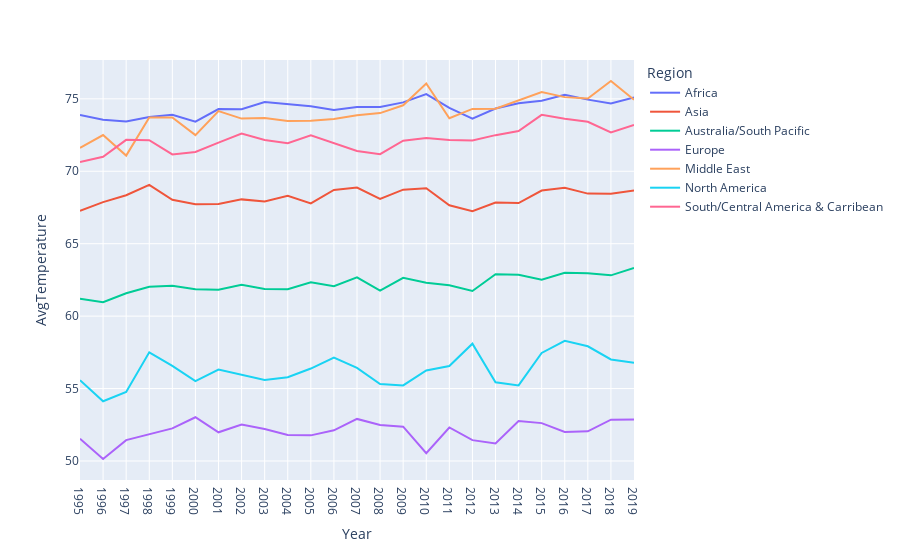

This figure's notebook cell:
### Code cell
fig = px.line(region_agg, 'Year', 'AvgTemperature', color='Region')
fig.update_xaxes(dtick = 'Year')
fig.show();

### Figure 1 — Plotly figure (JSON) as saved in the notebook; plotly's stock layout.template omitted (floating-point values rounded to 4 significant figures)
{"data": [{"hovertemplate": "Region=Africa<br>Year=%{x}<br>AvgTemperature=%{y}<extra></extra>", "legendgroup": "Africa", "line": {"color": "#636efa", "dash": "solid"}, "mode": "lines", "name": "Africa", "orientation": "v", "showlegend": true, "type": "scatter", "x": [1995, 1996, 1997, 1998, 1999, 2000, 2001, 2002, 2003, 2004, 2005, 2006, 2007, 2008, 2009, 2010, 2011, 2012, 2013, 2014, 2015, 2016, 2017, 2018, 2019], "xaxis": "x", "y": [73.89, 73.55, 73.44, 73.75, 73.89, 73.42, 74.3, 74.29, 74.78, 74.64, 74.49, 74.23, 74.43, 74.44, 74.75, 75.33, 74.38, 73.63, 74.33, 74.7, 74.87, 75.28, 74.95, 74.68, 75.09], "yaxis": "y"}, {"hovertemplate": "Region=Asia<br>Year=%{x}<br>AvgTemperature=%{y}<extra></extra>", "legendgroup": "Asia", "line": {"color": "#EF553B", "dash": "solid"}, "mode": "lines", "name": "Asia", "orientation": "v", "showlegend": true, "type": "scatter", "x": [1995, 1996, 1997, 1998, 1999, 2000, 2001, 2002, 2003, 2004, 2005, 2006, 2007, 2008, 2009, 2010, 2011, 2012, 2013, 2014, 2015, 2016, 2017, 2018, 2019], "xaxis": "x", "y": [67.26, 67.87, 68.35, 69.06, 68.03, 67.72, 67.74, 68.06, 67.91, 68.31, 67.78, 68.71, 68.87, 68.09, 68.73, 68.82, 67.65, 67.24, 67.84, 67.81, 68.67, 68.85, 68.46, 68.46, 68.67], "yaxis": "y"}, {"hovertemplate": "Region=Australia/South Pacific<br>Year=%{x}<br>AvgTemperature=%{y}<extra></extra>", "legendgroup": "Australia/South Pacific", "line": {"color": "#00cc96", "dash": "solid"}, "mode": "lines", "name": "Australia/South Pacific", "orientation": "v", "showlegend": true, "type": "scatter", "x": [1995, 1996, 1997, 1998, 1999, 2000, 2001, 2002, 2003, 2004, 2005, 2006, 2007, 2008, 2009, 2010, 2011, 2012, 2013, 2014, 2015, 2016, 2017, 2018, 2019], "xaxis": "x", "y": [61.2, 60.96, 61.58, 62.03, 62.1, 61.86, 61.82, 62.17, 61.88, 61.86, 62.34, 62.07, 62.68, 61.76, 62.65, 62.3, 62.13, 61.74, 62.89, 62.85, 62.51, 62.99, 62.97, 62.82, 63.32], "yaxis": "y"}, {"hovertemplate": "Region=Europe<br>Year=%{x}<br>AvgTemperature=%{y}<extra></extra>", "legendgroup": "Europe", "line": {"color": "#ab63fa", "dash": "solid"}, "mode": "lines", "name": "Europe", "orientation": "v", "showlegend": true, "type": "scatter", "x": [1995, 1996, 1997, 1998, 1999, 2000, 2001, 2002, 2003, 2004, 2005, 2006, 2007, 2008, 2009, 2010, 2011, 2012, 2013, 2014, 2015, 2016, 2017, 2018, 2019], "xaxis": "x", "y": [51.54, 50.14, 51.44, 51.87, 52.25, 53.02, 51.98, 52.51, 52.21, 51.79, 51.77, 52.12, 52.91, 52.49, 52.37, 50.54, 52.32, 51.44, 51.21, 52.77, 52.62, 52.01, 52.05, 52.85, 52.86], "yaxis": "y"}, {"hovertemplate": "Region=Middle East<br>Year=%{x}<br>AvgTemperature=%{y}<extra></extra>", "legendgroup": "Middle East", "line": {"color": "#FFA15A", "dash": "solid"}, "mode": "lines", "name": "Middle East", "orientation": "v", "showlegend": true, "type": "scatter", "x": [1995, 1996, 1997, 1998, 1999, 2000, 2001, 2002, 2003, 2004, 2005, 2006, 2007, 2008, 2009, 2010, 2011, 2012, 2013, 2014, 2015, 2016, 2017, 2018, 2019], "xaxis": "x", "y": [71.61, 72.5, 71.08, 73.71, 73.71, 72.49, 74.16, 73.64, 73.67, 73.47, 73.49, 73.61, 73.86, 74.01, 74.56, 76.06, 73.66, 74.3, 74.32, 74.87, 75.47, 75.12, 75.02, 76.23, 74.93], "yaxis": "y"}, {"hovertemplate": "Region=North America<br>Year=%{x}<br>AvgTemperature=%{y}<extra></extra>", "legendgroup": "North America", "line": {"color": "#19d3f3", "dash": "solid"}, "mode": "lines", "name": "North America", "orientation": "v", "showlegend": true, "type": "scatter", "x": [1995, 1996, 1997, 1998, 1999, 2000, 2001, 2002, 2003, 2004, 2005, 2006, 2007, 2008, 2009, 2010, 2011, 2012, 2013, 2014, 2015, 2016, 2017, 2018, 2019], "xaxis": "x", "y": [55.58, 54.12, 54.76, 57.5, 56.57, 55.52, 56.31, 55.96, 55.59, 55.78, 56.38, 57.14, 56.42, 55.32, 55.22, 56.25, 56.56, 58.1, 55.43, 55.22, 57.46, 58.29, 57.92, 57.01, 56.78], "yaxis": "y"}, {"hovertemplate": "Region=South/Central America & Carribean<br>Year=%{x}<br>AvgTemperature=%{y}<extra></extra>", "legendgroup": "South/Central America & Carribean", "line": {"color": "#FF6692", "dash": "solid"}, "mode": "lines", "name": "South/Central America & Carribean", "orientation": "v", "showlegend": true, "type": "scatter", "x": [1995, 1996, 1997, 1998, 1999, 2000, 2001, 2002, 2003, 2004, 2005, 2006, 2007, 2008, 2009, 2010, 2011, 2012, 2013, 2014, 2015, 2016, 2017, 2018, 2019], "xaxis": "x", "y": [70.64, 71.0, 72.17, 72.15, 71.16, 71.33, 71.98, 72.61, 72.16, 71.94, 72.48, 71.93, 71.4, 71.18, 72.11, 72.3, 72.15, 72.13, 72.49, 72.78, 73.89, 73.62, 73.42, 72.68, 73.2], "yaxis": "y"}], "layout": {"legend": {"title": {"text": "Region"}, "tracegroupgap": 0}, "margin": {"t": 60}, "xaxis": {"anchor": "y", "domain": [0, 1], "dtick": "Year", "title": {"text": "Year"}}, "yaxis": {"anchor": "x", "domain": [0, 1], "title": {"text": "AvgTemperature"}}}}
